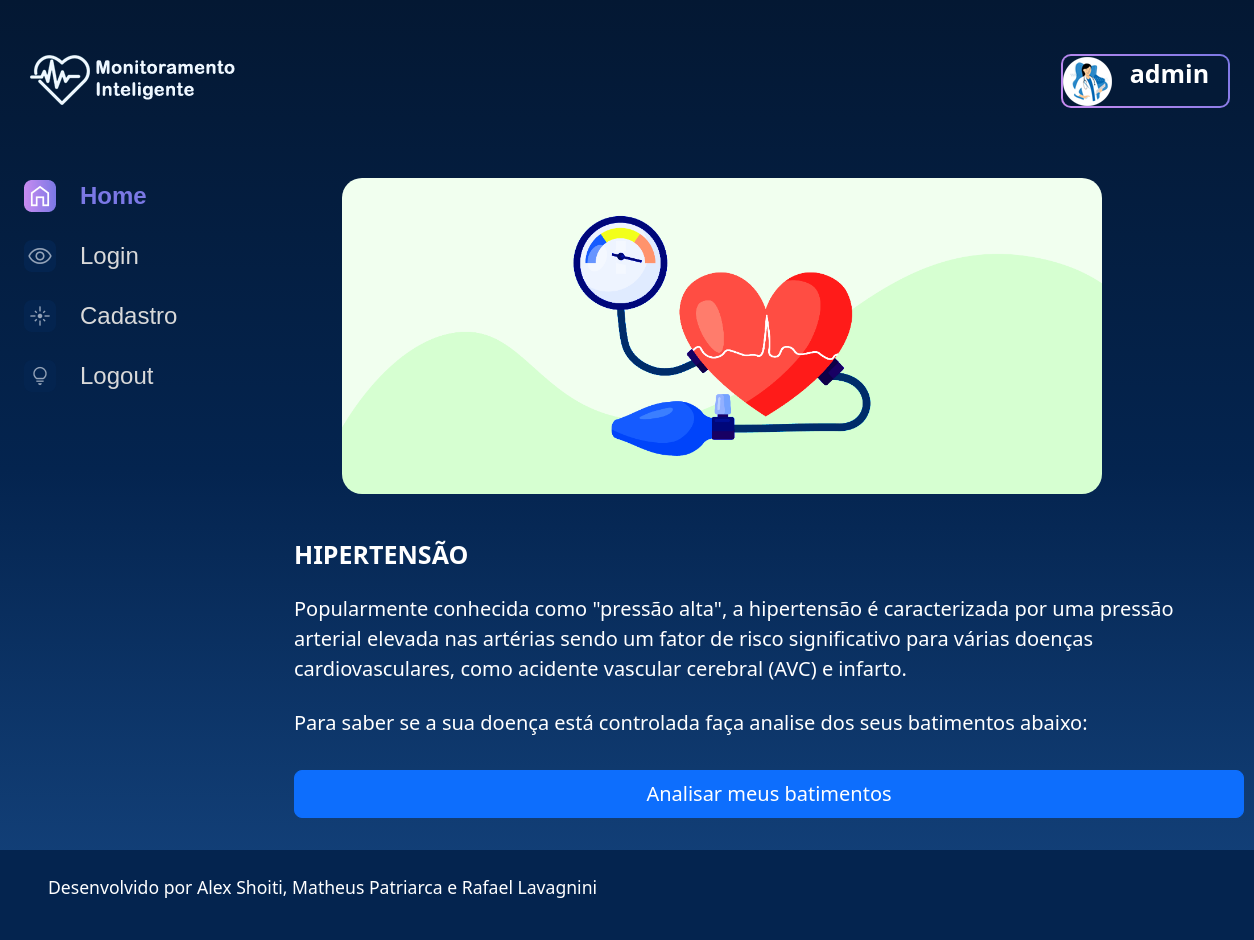
Screenshot of /imagem/4 (signed in) with the database file from the repository.
### monitoramento/models.py (models this page shows, shortened)
class Fotografia(models.Model):
    OPCOES_CATEGORIA = [
        ("HIPERTENSÃO","Hipertensão"),
        ("HIPOTENSÃO","Hipotensão"),
        ("BRADICARDIA","Bradicardia"),
        ("TAQUICARDIA","Taquicardia"),
    ]
    nome = models.CharField(max_length=100, null=False, blank=False)
    legenda = models.CharField(max_length=150, null=False, blank=False)
    categoria = models.CharField(max_length=100, choices=OPCOES_CATEGORIA, default='')
    descricao = models.TextField(null=False, blank=False)
    foto = models.ImageField(upload_to="fotos/", blank=True)
    publicada = models.BooleanField(default=False)
    usuario = models.ForeignKey(
        to=User,
        on_delete=models.SET_NULL,
        null=True,
        blank=False,
        related_name='user'
    )

### monitoramento/views.py (the view)
# urls.py: path('imagem/<int:foto_id>', imagem, name='imagem'),
def imagem(request, foto_id):
    if not request.user.is_authenticated:
        messages.error(request, 'Usuário não logado')
        return redirect('login')
    fotografia = get_object_or_404(Fotografia, pk=foto_id)
    perfil = Perfil.objects.filter(user=request.user).first()
    if perfil and fotografia.categoria == perfil.categoria:
        fotografia.usuario = request.user
        fotografia.save()
    return render(request, 'monitoramento/imagem.html', {"fotografia": fotografia})

### templates/monitoramento/imagem.html (shortened to what this page needs)
{% load static %}
<!DOCTYPE html>
<html lang="pt-br">
<head>
    <link rel="stylesheet" href="{% static '/styles/style.css' %}">
    <link href="https://cdn.jsdelivr.net/npm/bootstrap@5.2.2/dist/css/bootstrap.min.css" rel="stylesheet">
</head>
<body>
    <div class="pagina-inicial">
        <header class="cabecalho">
            <a href="{% url 'index' %}"><img src="{% static '/assets/logo/Logo(2).png' %}" /></a>
            <div class="cabecalho__busca">
                <div class="busca__fundo">
                    <a class="medico"><img src="{% static '/assets/imagens/monitoramento/medico6.png' %}"></a>
                    <p class="imagem__titulo">
                        <a href="{% url 'perfil_usuario' fotografia.usuario.username %}"> {{fotografia.usuario.username}} </a>
                    </p>
                </div>
            </div>
        </header>
        <main class="principal">
            <section class="menu-lateral">
                <nav class="menu-lateral__navegacao">
                    <a href="{% url 'index' %}"><img src="{% static '/assets/ícones/1x/Home - ativo.png' %}"> Home</a>
                    <a href="{% url 'login' %}"><img src="{% static '/assets/ícones/1x/Mais vistas - inativo.png' %}"> Login</a>
                    <a href="{% url 'cadastro' %}"><img src="{% static '/assets/ícones/1x/Novas - inativo.png' %}"> Cadastro</a>
                    <a href="{% url 'logout' %}"><img src="{% static '/assets/ícones/1x/Surpreenda-me - inativo.png' %}"> Logout</a>
                </nav>
            </section>
            <section class="conteudo">
                <section class="imagem">
                    <div class="imagem__conteudo">
                        {% if fotografia.foto == "" or fotografia.foto == null %}
                        <img class="imagem__imagem" src="{% static '/assets/imagens/monitoramento/not-found.png'%}">
                        {% else %}
                        <img class="imagem__imagem" src="{{fotografia.foto.url}}">
                        {% endif %}
                        <div class="imagem__info">
                            <div class="imagem__texto">
                                <p class="imagem__titulo">{{fotografia.nome}}</p>
                                <p class="imagem__texto">{{ fotografia.descricao }}</p>
                                <p class="imagem__texto">{{ fotografia.legenda }}</p>
                            </div>
                        </div>
                    </div>
                </section>
                <div class="d-grid gap-2">
                    <button id="executePredictionButton"  class="btn btn-primary btn-lg"> Analisar meus batimentos </button>
                </section>
        </main>
    </div>
    <footer class="rodape">
        <p class="rodape__texto">Desenvolvido por Alex Shoiti, Matheus Patriarca e Rafael Lavagnini</p>
    </footer>
</body>
</html>

### setup/static/styles/style.css (style rules this page uses)
html, body, div, span, applet, object, iframe, h1, h2, h3, h4, h5, h6, p, blockquote, pre, a, abbr, acronym, address, big, cite, code, del, dfn, em, img, ins, kbd, q, s, samp, small, strike, strong, sub, sup, tt, var, b, u, i, center, dl, dt, dd, ol, ul, li, fieldset, form, label, legend, table, caption, tbody, tfoot, thead, tr, th, td, article, aside, canvas, details, embed, figure, figcaption, footer, header, hgroup, menu, nav, output, ruby, section, summary, time, mark, audio, video { margin: 0; padding: 0; border: 0; font-size: 100%; font: inherit; vertical-align: baseline; }
article, aside, details, figcaption, figure, footer, header, hgroup, menu, nav, section { display: block; }
body { line-height: 1; font-family: 'Space Grotesk', sans-serif; min-height: 100vh; background: linear-gradient(#041833,#04244F,#154580); background-repeat: no-repeat; background-position: center; background-size: cover; }
.cabecalho { align-items: center; display: flex; justify-content: space-between; margin: 1.5rem 0 4rem 0; }
.cabecalho__busca { align-items: center; border-radius: 10px; background: linear-gradient(45deg, #C98CF1,#7B78E5); display: flex; height: auto; justify-content: space-between; padding: 2px; width: auto; }
.busca__fundo { align-items: center; background-color: #041A37; border-radius: 8px; display: flex; margin: 0 auto; width: 100%; }
.imagem { display: flex; justify-content: center; align-items: center; }
.imagem__conteudo { background-color: transparent; display: flex; flex-direction: column; border-radius: 20px 20px 0 0; width: 950px; }
.imagem__imagem { width: 100%; border-radius: 20px; }
.imagem__info { font-size: 1.2rem; display: flex; justify-content: space-between; align-items: center; margin-bottom: 1rem; margin-top: 1rem; }
.imagem__texto { display: flex; flex-direction: column; justify-content: space-between; color: #FFFFFF; margin-top: 0.5rem; }
.imagem__titulo { font-weight: bold; line-height: 2rem; color: #FFFFFF; }
.imagem__texto { font-size: 1rem; }
.menu-lateral { padding-right: 1.5rem; box-sizing: border-box; min-width: 270px; }
.menu-lateral__navegacao { display: flex; flex-direction: column; }
.menu-lateral__navegacao a { font-family: 'Space Grotesk', sans-serif; align-items: center; display: flex; margin-bottom: 1.5rem; text-decoration: none; color: #D9D9D9; font-size: 24px; }
.menu-lateral__navegacao a:first-child { font-weight: bold; color: #7B78E5; }
.menu-lateral__navegacao img { margin-right: 1.5rem; }
.pagina-inicial { max-width: 1440px; padding: 1.5rem; margin: 0 auto; }
.principal { display: flex; justify-content: space-between; }
.rodape { background-color: #04244F; width: 100%; padding: 1.5rem 3rem; box-sizing: border-box; display: flex; justify-content: space-between; color: #FFFFFF; }
.rodape__texto { font-size: 1.1rem; }

### templates/monitoramento/imagem.html (style rules this page uses)
.imagem__imagem { margin-left: 5%; max-width: 80%; height: 50%; margin-bottom: 20px; }
.imagem__texto { display: flex; flex-direction: column; justify-content: space-between; color: #FFFFFF; margin-top: 0.5rem; font-size: 20px; }
.imagem__titulo { font-size: 25px; font-weight: bold; line-height: 2rem; color: #FFFFFF; }
.cabecalho__busca { width: 14%; }
.medico { margin-right: 10%; }
a { text-decoration: none; color: inherit; }

### rows the page displays
Fotografia: usuario.username "admin", foto (picture), nome "HIPERTENSÃO", descricao "Popularmente conhecida como \"pressão alta\", a hipertensão é caracterizada por uma pressão arterial elevada nas artérias sendo um fator de risco significativo para várias doenças cardiovasculares, como acidente vascular cerebral (AVC) e infarto.", legenda "Para saber se a sua doença está controlada faça analise dos seus batimentos abaixo:"
